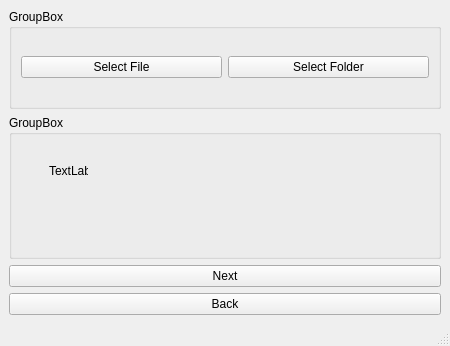
<?xml version="1.0" encoding="UTF-8"?>
<ui version="4.0">
 <class>MainWindow</class>
 <widget class="QMainWindow" name="MainWindow">
  <property name="geometry">
   <rect>
    <x>0</x>
    <y>0</y>
    <width>450</width>
    <height>346</height>
   </rect>
  </property>
  <property name="windowTitle">
   <string>Dataset Creation</string>
  </property>
  <property name="styleSheet">
   <string notr="true"/>
  </property>
  <widget class="QWidget" name="centralwidget">
   <layout class="QVBoxLayout" name="verticalLayout">
    <item>
     <widget class="QGroupBox" name="groupBox">
      <property name="maximumSize">
       <size>
        <width>16777215</width>
        <height>100</height>
       </size>
      </property>
      <property name="title">
       <string>GroupBox</string>
      </property>
      <layout class="QHBoxLayout" name="horizontalLayout">
       <item>
        <widget class="QPushButton" name="SelectFile">
         <property name="text">
          <string>Select File</string>
         </property>
        </widget>
       </item>
       <item>
        <widget class="QPushButton" name="SelectFolder">
         <property name="sizePolicy">
          <sizepolicy hsizetype="Preferred" vsizetype="Fixed">
           <horstretch>0</horstretch>
           <verstretch>0</verstretch>
          </sizepolicy>
         </property>
         <property name="text">
          <string>Select Folder</string>
         </property>
        </widget>
       </item>
      </layout>
     </widget>
    </item>
    <item>
     <widget class="QGroupBox" name="groupBox_2">
      <property name="title">
       <string>GroupBox</string>
      </property>
      <widget class="QLabel" name="label">
       <property name="geometry">
        <rect>
         <x>8</x>
         <y>19</y>
         <width>420</width>
         <height>113</height>
        </rect>
       </property>
       <property name="text">
        <string/>
       </property>
      </widget>
      <widget class="QLabel" name="ImageLabel">
       <property name="geometry">
        <rect>
         <x>40</x>
         <y>50</y>
         <width>39</width>
         <height>11</height>
        </rect>
       </property>
       <property name="text">
        <string>TextLabel</string>
       </property>
      </widget>
     </widget>
    </item>
    <item>
     <widget class="QPushButton" name="pushButton_2">
      <property name="text">
       <string>Next</string>
      </property>
     </widget>
    </item>
    <item>
     <widget class="QPushButton" name="BackButton">
      <property name="text">
       <string>Back</string>
      </property>
     </widget>
    </item>
   </layout>
  </widget>
  <widget class="QMenuBar" name="menubar">
   <property name="geometry">
    <rect>
     <x>0</x>
     <y>0</y>
     <width>450</width>
     <height>20</height>
    </rect>
   </property>
  </widget>
  <widget class="QStatusBar" name="statusbar"/>
 </widget>
 <resources/>
 <connections/>
</ui>
